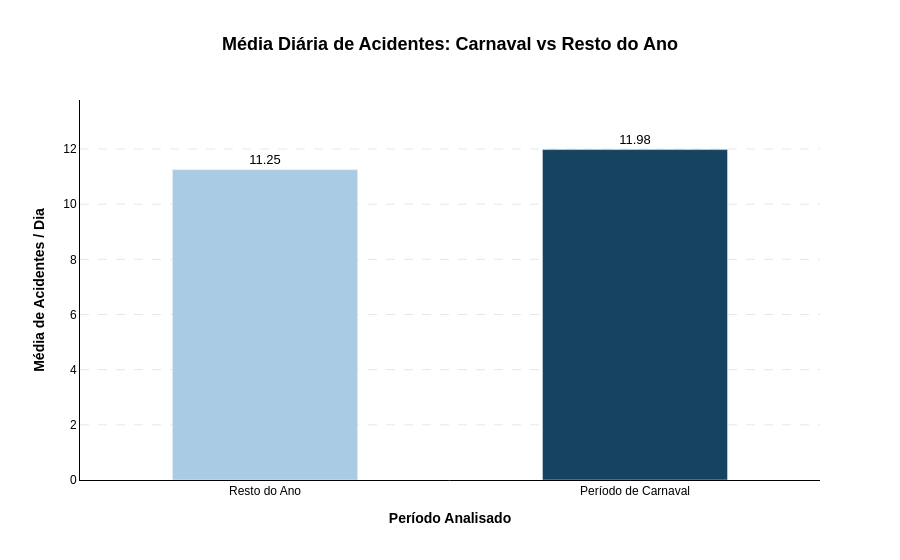

The notebook cell saved with this chart:
### Code cell
# =========================================================
# GRÁFICO 4: Carnaval vs Resto do Ano (Barras estreitas e sem cortar)
# =========================================================
query_carnaval = """
    SELECT 
        CASE WHEN t.flag_carnaval = TRUE THEN 'Período de Carnaval' ELSE 'Resto do Ano' END as periodo,
        COUNT(f.sk_sinistro) as total_acidentes,
        COUNT(DISTINCT t.data_completa) as dias_analisados,
        SUM(f.qtd_mortos) as total_mortos
    FROM ft_sinistros f
    JOIN dm_tempo t ON f.sk_tempo = t.sk_tempo
    GROUP BY t.flag_carnaval;
"""
df_carnaval = pd.read_sql(query_carnaval, engine)
df_carnaval['media_acidentes_por_dia'] = round(df_carnaval['total_acidentes'] / df_carnaval['dias_analisados'], 2)

fig4 = px.bar(df_carnaval, x='periodo', y='media_acidentes_por_dia', 
              color='periodo',
              title='<b>Média Diária de Acidentes: Carnaval vs Resto do Ano</b>',
              text='media_acidentes_por_dia',
              color_discrete_sequence=['#A9CCE3', '#154360']) # Azul Claro e Azul Escuro

# cliponaxis=False evita que o número cole no teto e seja cortado
fig4.update_traces(textposition='outside', cliponaxis=False) 
fig4 = aplicar_estilo_tcc(fig4, "Período Analisado", "Média de Acidentes / Dia")

# Calculando o teto para o eixo Y
valor_maximo_g4 = df_carnaval['media_acidentes_por_dia'].max()

fig4.update_layout(
    showlegend=False,
    bargap=0.5  # Como são só duas barras, 0.5 deixa a espessura delas muito mais elegante
)

# Força o eixo Y a crescer 15% acima da maior barra
fig4.update_yaxes(range=[0, valor_maximo_g4 * 1.15])

fig4.show()

### Figure 1 — Plotly figure (JSON) as saved in the notebook; plotly's stock layout.template omitted (floating-point values rounded to 4 significant figures)
{"data": [{"alignmentgroup": "True", "cliponaxis": false, "hovertemplate": "periodo=%{x}<br>media_acidentes_por_dia=%{text}<extra></extra>", "legendgroup": "Resto do Ano", "marker": {"color": "#A9CCE3", "pattern": {"shape": ""}}, "name": "Resto do Ano", "offsetgroup": "Resto do Ano", "orientation": "v", "showlegend": true, "text": [11.25], "textfont": {"color": "black", "family": "Arial", "size": 13}, "textposition": "outside", "type": "bar", "x": ["Resto do Ano"], "xaxis": "x", "y": [11.25], "yaxis": "y"}, {"alignmentgroup": "True", "cliponaxis": false, "hovertemplate": "periodo=%{x}<br>media_acidentes_por_dia=%{text}<extra></extra>", "legendgroup": "Período de Carnaval", "marker": {"color": "#154360", "pattern": {"shape": ""}}, "name": "Período de Carnaval", "offsetgroup": "Período de Carnaval", "orientation": "v", "showlegend": true, "text": [11.98], "textfont": {"color": "black", "family": "Arial", "size": 13}, "textposition": "outside", "type": "bar", "x": ["Período de Carnaval"], "xaxis": "x", "y": [11.98], "yaxis": "y"}], "layout": {"bargap": 0.5, "barmode": "relative", "font": {"color": "black", "family": "Arial"}, "legend": {"title": {"text": "periodo"}, "tracegroupgap": 0}, "paper_bgcolor": "white", "plot_bgcolor": "white", "showlegend": false, "title": {"font": {"color": "black", "family": "Arial", "size": 18}, "text": "<b>Média Diária de Acidentes: Carnaval vs Resto do Ano</b>", "x": 0.5}, "xaxis": {"anchor": "y", "categoryarray": ["Resto do Ano", "Período de Carnaval"], "categoryorder": "array", "domain": [0, 1], "linecolor": "black", "linewidth": 1, "showgrid": false, "showline": true, "title": {"text": "<b>Período Analisado</b>"}}, "yaxis": {"anchor": "x", "domain": [0, 1], "gridcolor": "#E5E7EB", "griddash": "dash", "gridwidth": 1, "linecolor": "black", "linewidth": 1, "range": [0, 13.78], "showgrid": true, "showline": true, "title": {"text": "<b>Média de Acidentes / Dia</b>"}}}}
